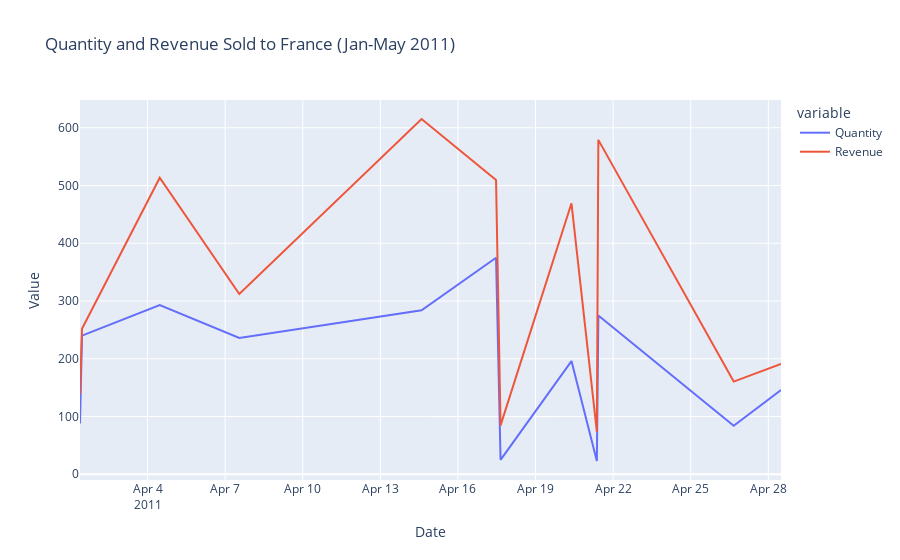

The notebook cell this image was saved under:
### Code cell
# Interactive line chart
fig = px.line(df_france_sum, x='InvoiceDate', y=['Quantity', 'Revenue'], 
              title='Quantity and Revenue Sold to France (Jan-May 2011)')
fig.update_layout(xaxis_title='Date', yaxis_title='Value')
fig.show()

### Figure 1 — Plotly figure (JSON) as saved in the notebook; plotly's stock layout.template omitted (floating-point values rounded to 4 significant figures)
{"data": [{"hovertemplate": "variable=Quantity<br>InvoiceDate=%{x}<br>value=%{y}<extra></extra>", "legendgroup": "Quantity", "line": {"color": "#636efa", "dash": "solid"}, "marker": {"symbol": "circle"}, "mode": "lines", "name": "Quantity", "orientation": "v", "showlegend": true, "type": "scatter", "x": ["2011-04-01T09:19:00", "2011-04-01T11:10:00", "2011-04-04T11:18:00", "2011-04-07T13:07:00", "2011-04-14T14:15:00", "2011-04-17T11:21:00", "2011-04-17T15:33:00", "2011-04-20T09:20:00", "2011-04-21T08:54:00", "2011-04-21T10:16:00", "2011-04-26T15:52:00", "2011-04-28T11:45:00"], "xaxis": "x", "y": [88, 240, 293, 236, 284, 375, 25, 196, 23, 275, 84, 146], "yaxis": "y"}, {"hovertemplate": "variable=Revenue<br>InvoiceDate=%{x}<br>value=%{y}<extra></extra>", "legendgroup": "Revenue", "line": {"color": "#EF553B", "dash": "solid"}, "marker": {"symbol": "circle"}, "mode": "lines", "name": "Revenue", "orientation": "v", "showlegend": true, "type": "scatter", "x": ["2011-04-01T09:19:00", "2011-04-01T11:10:00", "2011-04-04T11:18:00", "2011-04-07T13:07:00", "2011-04-14T14:15:00", "2011-04-17T11:21:00", "2011-04-17T15:33:00", "2011-04-20T09:20:00", "2011-04-21T08:54:00", "2011-04-21T10:16:00", "2011-04-26T15:52:00", "2011-04-28T11:45:00"], "xaxis": "x", "y": [138.8, 252, 513.5, 312.2, 615.2, 509.6, 84.65, 469.2, 73.5, 579.0, 160.5, 191.1], "yaxis": "y"}], "layout": {"legend": {"title": {"text": "variable"}, "tracegroupgap": 0}, "title": {"text": "Quantity and Revenue Sold to France (Jan-May 2011)"}, "xaxis": {"anchor": "y", "domain": [0, 1], "title": {"text": "Date"}}, "yaxis": {"anchor": "x", "domain": [0, 1], "title": {"text": "Value"}}}}
